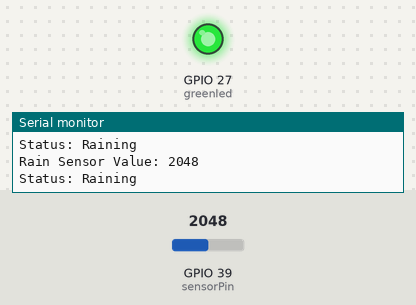
A sketch run on a simulated ESP32. Shown: output pins drawn as LEDs (lit = HIGH), the last lines printed to the serial monitor. Inputs (shaded band) come from the test bench; at power-on: GPIO 39 (sensorPin) = 2048. WiFi joins after 1.5 s; servers stay silent unless stated; uploads are accepted with an empty reply.

Above: at 2.7 s.
2.8 s: GPIO 39 (sensorPin) set to 525
5.8 s: GPIO 39 (sensorPin) set to 452
At 7.0 s:
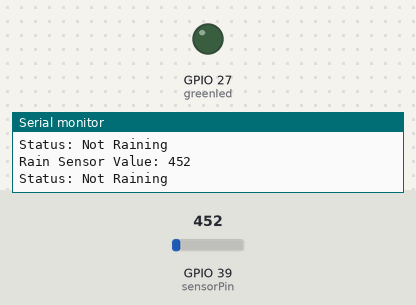
7.6 s: GPIO 39 (sensorPin) set to 540
At 8.5 s:
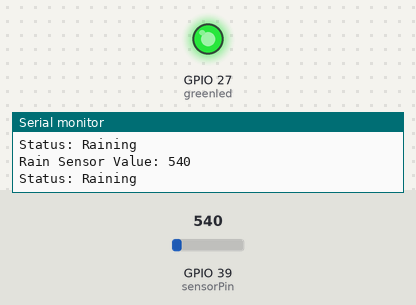
9.2 s: GPIO 39 (sensorPin) set to 491
At 9.8 s:
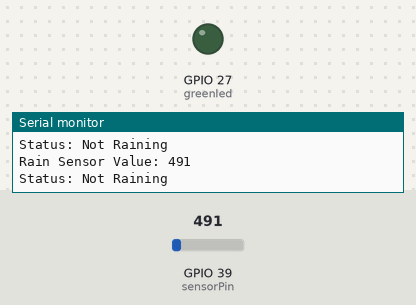
Timing chart, 0 to 11.8 s (numbered marks = the images above; inputs shaded):
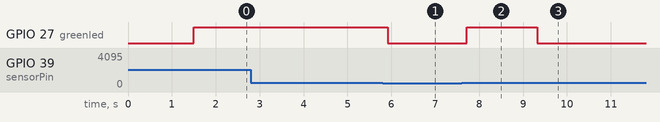

Measured:
- the behaviour switches between 501 and 500 on GPIO 39 (sensorPin) (found by bisection; images 0 and 1)
- after the input at 5.8 s, GPIO 27 (greenled): HIGH → LOW after 0.11 s
- after the input at 7.6 s, GPIO 27 (greenled): LOW → HIGH after 0.12 s
- after the input at 9.2 s, GPIO 27 (greenled): HIGH → LOW after 0.12 s

The sketch:

Rainfall.ino
```cpp
#include <WiFi.h>
#include <HTTPClient.h>

const char* ssid = "HuaweiPC";
const char* password = "Refilwe06";
const char* serverName = "http://192.168.137.1:5000/data";

int sensorPin = 39;
int sensorValue = 0;
int greenled = 27;

unsigned long previousSendTime = 0;
const long sendInterval = 5000; // send every 5 seconds

void setup() {
  Serial.begin(115200);
  pinMode(greenled, OUTPUT);

  WiFi.begin(ssid, password);
  Serial.print("Connecting to WiFi");
  while (WiFi.status() != WL_CONNECTED) {
    delay(500);
    Serial.print(".");
  }
  Serial.println("\nConnected!");
  Serial.println(WiFi.localIP());
}

void loop() {
  sensorValue = analogRead(sensorPin);
  Serial.print("Rain Sensor Value: ");
  Serial.println(sensorValue);

  String status;
  if (sensorValue > 500) {
    status = "Raining";
    digitalWrite(greenled, HIGH);
  } else {
    status = "Not Raining";
    digitalWrite(greenled, LOW);
  }

  Serial.print("Status: ");
  Serial.println(status);

  if (millis() - previousSendTime >= sendInterval) {
    previousSendTime = millis();

    if (WiFi.status() == WL_CONNECTED) {
      HTTPClient http;
      http.begin(serverName);
      http.addHeader("Content-Type", "application/json");

      String jsonData =
        "{\"id\":\"rainfall\","
        "\"value\":" + String(sensorValue) + ","
        "\"status\":\"" + status + "\"}";

      int httpResponseCode = http.POST(jsonData);
      Serial.print("HTTP Response: ");
      Serial.println(httpResponseCode);
      http.end();
    }
  }

  delay(200);
}
```
